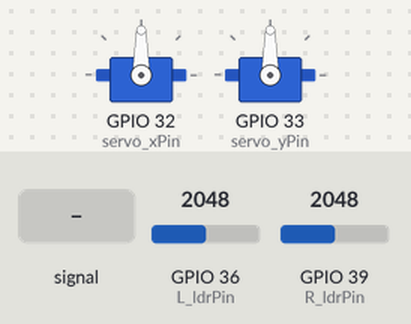
Simulated run of this sketch. Board: ESP32. On the bench: 2 × servo. The inputs (shaded band) are chosen by the test bench; at power-on: GPIO 36 (L_ldrPin) = 2048, GPIO 39 (R_ldrPin) = 2048.

Above: at 2.2 s.
2.3 s: GPIO 36 (L_ldrPin) fed a 200 Hz sine of ±327 counts around its level
5.3 s: GPIO 36 (L_ldrPin) set to 2866
6.8 s: GPIO 39 (R_ldrPin) fed a 2 Hz sine of ±1228 counts around its level
At 7.45 s:
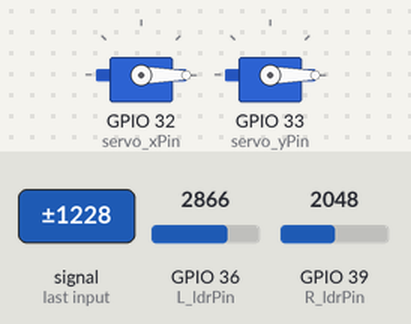
At 8.21 s:
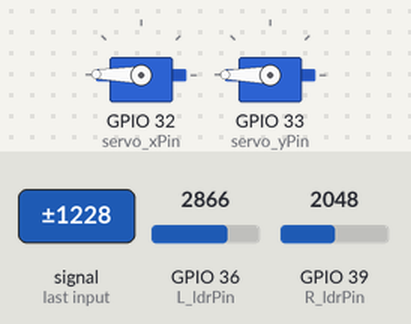
9.8 s: GPIO 39 (R_ldrPin) set to 3603
At 10.19 s:
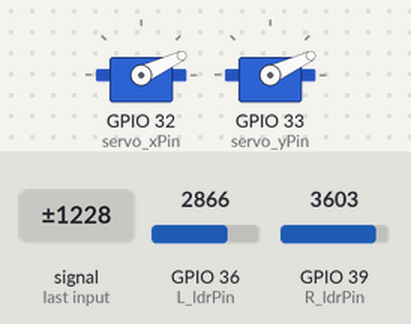
12.1 s: GPIO 36 (L_ldrPin) set to 3674
14.5 s: GPIO 36 (L_ldrPin) set to 3756
At 15.1 s:
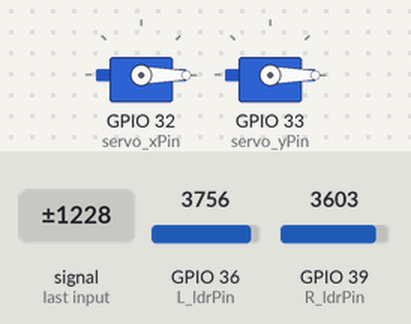
Timing chart, 0 to 17.0 s (numbered marks = the images above; inputs shaded):
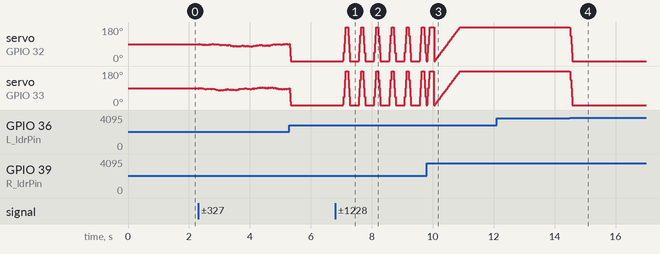

Measured:
- the behaviour switches between 3703 and 3704 on GPIO 36 (L_ldrPin) (found by bisection; images 3 and 4)
- after the input at 12.1 s, every drawn part: stays the same
- after the input at 14.5 s, servo on GPIO 32 (servo_xPin), servo on GPIO 33 (servo_yPin): 180° → 0° at once

The sketch:

lightseeker.ino
```cpp
#include <ESP32Servo.h>

Servo servo_x;
Servo servo_y;

int servo_xPin = 32;
int servo_yPin = 33;

int L_ldrPin = 36;
int R_ldrPin = 39;
int U_ldrPin = 34;
int D_ldrPin = 35;

const int tol = 100;

TaskHandle_t x_Axis;
TaskHandle_t y_Axis;

extern void x_axis(void *parameter);
extern void y_axis(void *parameter);


void setup() {

  pinMode(L_ldrPin, INPUT);
  pinMode(R_ldrPin, INPUT);
  pinMode(U_ldrPin, INPUT);
  pinMode(D_ldrPin, INPUT);
  servo_x.attach(servo_xPin);
  servo_y.attach(servo_yPin);

  xTaskCreatePinnedToCore(x_axis, "x_Axis", 10000, NULL, 1, &x_Axis, 0);
  delay(500);
  xTaskCreatePinnedToCore(y_axis, "y_Axis", 10000, NULL, 1, &y_Axis, 1);
  delay(500);
}

void loop() {}
```

x_axis.ino
```cpp
int angle_x = 90, right, left, diff_x;
extern const int tol;

void x_axis(void *parameter);

void x_axis(void *parameter) {

  servo_x.write(0);
  servo_x.write(180);
  servo_x.write(angle_x);

  while (1) {

    right = analogRead(R_ldrPin);
    left = analogRead(L_ldrPin);
    diff_x = right - left;

    if (diff_x > tol) {
      angle_x++;
    } else if (diff_x < (-tol)) {
      angle_x--;
    } else if (angle_x > 180) {
      angle_x = 180;
    } else if (angle_x < 0) {
      angle_x = 0;
    }

    servo_x.write(angle_x);
  }
}
```

y_axis.ino
```cpp
int angle_y = 90, up, down, diff_y;
extern const int tol;

void y_axis(void *parameter);

void y_axis(void *parameter) {

  servo_y.write(0);
  servo_y.write(180);
  servo_y.write(angle_y);

  while (1) {

    up = analogRead(R_ldrPin);
    down = analogRead(L_ldrPin);
    diff_y = up - down;

    if (diff_y > tol) {
      angle_y++;
    } else if (diff_y < (-tol)) {
      angle_y--;
    } else if (angle_y > 180) {
      angle_y = 180;
    } else if (angle_y < 0) {
      angle_y = 0;
    }

    servo_y.write(angle_y);
  }
}
```
